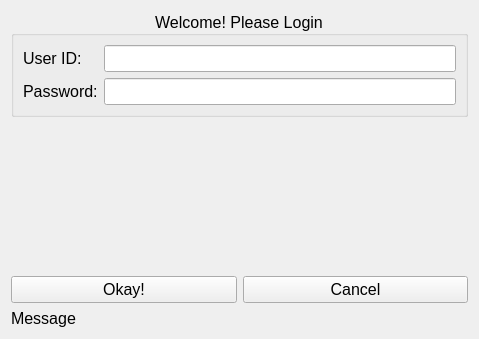
<?xml version="1.0" encoding="UTF-8"?>
<ui version="4.0">
 <class>w_loginform</class>
 <widget class="QWidget" name="w_loginform">
  <property name="geometry">
   <rect>
    <x>0</x>
    <y>0</y>
    <width>479</width>
    <height>339</height>
   </rect>
  </property>
  <property name="font">
   <font>
    <pointsize>12</pointsize>
   </font>
  </property>
  <property name="windowTitle">
   <string>iHeart Streaming Bot</string>
  </property>
  <layout class="QGridLayout" name="gridLayout">
   <item row="0" column="0" colspan="2">
    <widget class="QGroupBox" name="groupBox">
     <property name="title">
      <string>Welcome! Please Login</string>
     </property>
     <property name="alignment">
      <set>Qt::AlignmentFlag::AlignCenter</set>
     </property>
     <layout class="QFormLayout" name="formLayout">
      <item row="0" column="0">
       <widget class="QLabel" name="label">
        <property name="text">
         <string>User ID:</string>
        </property>
       </widget>
      </item>
      <item row="0" column="1">
       <widget class="QLineEdit" name="le_userid"/>
      </item>
      <item row="1" column="0">
       <widget class="QLabel" name="label_2">
        <property name="text">
         <string>Password:</string>
        </property>
       </widget>
      </item>
      <item row="1" column="1">
       <widget class="QLineEdit" name="le_password">
        <property name="echoMode">
         <enum>QLineEdit::EchoMode::Password</enum>
        </property>
       </widget>
      </item>
     </layout>
    </widget>
   </item>
   <item row="2" column="0">
    <widget class="QPushButton" name="pb_okay">
     <property name="text">
      <string>Okay!</string>
     </property>
    </widget>
   </item>
   <item row="3" column="0">
    <widget class="QLabel" name="lb_Message">
     <property name="text">
      <string>Message</string>
     </property>
    </widget>
   </item>
   <item row="2" column="1">
    <widget class="QPushButton" name="pb_cancel">
     <property name="text">
      <string>Cancel</string>
     </property>
    </widget>
   </item>
   <item row="1" column="0" colspan="2">
    <spacer name="verticalSpacer">
     <property name="orientation">
      <enum>Qt::Orientation::Vertical</enum>
     </property>
     <property name="sizeHint" stdset="0">
      <size>
       <width>20</width>
       <height>40</height>
      </size>
     </property>
    </spacer>
   </item>
  </layout>
 </widget>
 <tabstops>
  <tabstop>le_userid</tabstop>
  <tabstop>le_password</tabstop>
  <tabstop>pb_okay</tabstop>
  <tabstop>pb_cancel</tabstop>
 </tabstops>
 <resources/>
 <connections/>
</ui>
